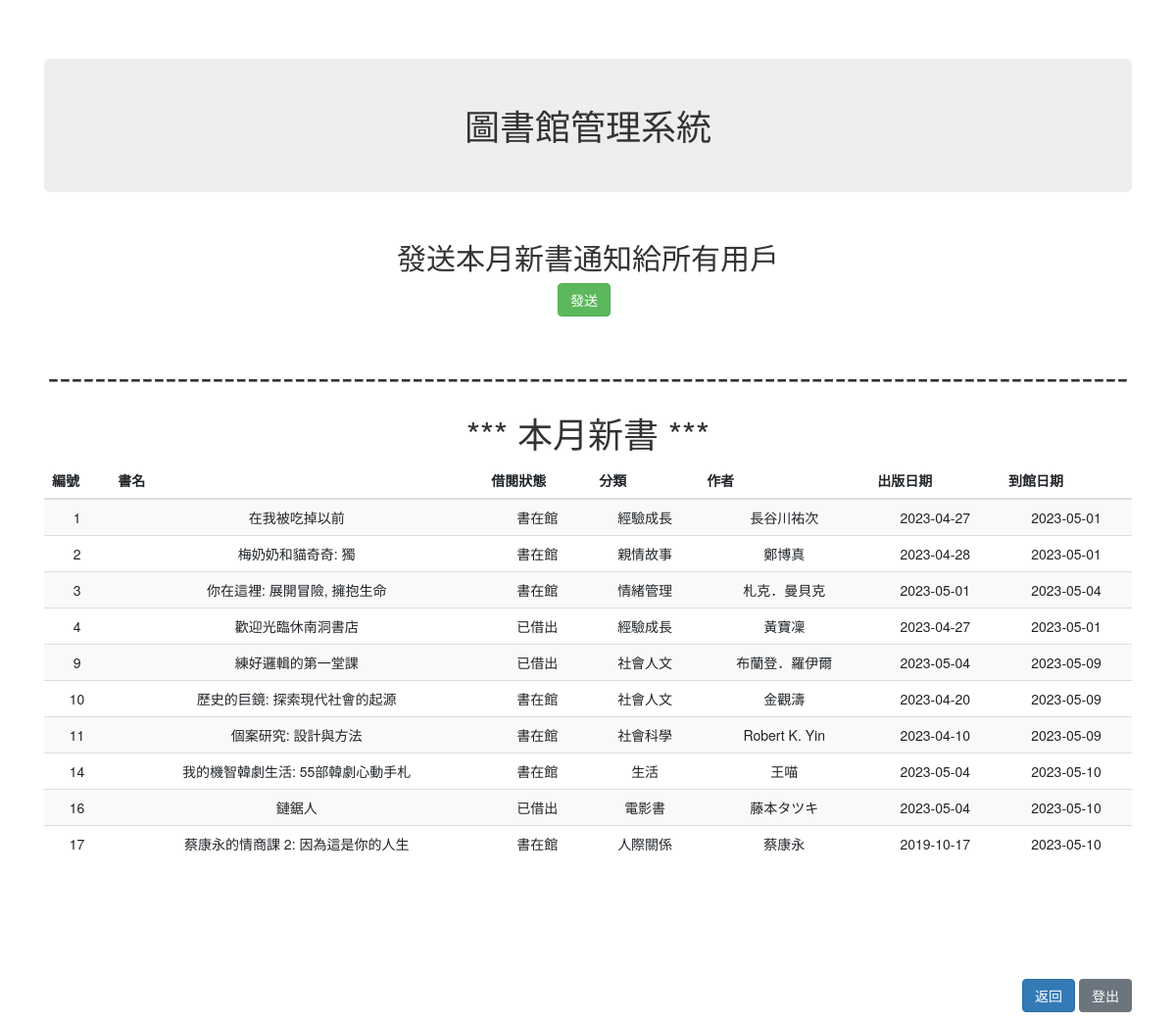
Screenshot of /new_book.php with the database file from the repository.
### tables this page shows
CREATE TABLE `book` (
  `bID` int(100) NOT NULL,
  `loan` varchar(20) NOT NULL,
  `user` varchar(20) NOT NULL,
  `name` varchar(20) NOT NULL,
  `class` varchar(10) NOT NULL,
  `author` varchar(20) NOT NULL,
  `publication_date` date NOT NULL,
  `arrival_date` date NOT NULL
);

### new_book.php (the view, shortened to what this page needs)
<!DOCTYPE html>
<html lang="en">
<head>
  <link rel="stylesheet" href="https://cdn.jsdelivr.net/npm/bootstrap@4.6.2/dist/css/bootstrap.min.css">
  <link rel="stylesheet" href="https://maxcdn.bootstrapcdn.com/bootstrap/3.4.1/css/bootstrap.min.css">
</head>
<body>
<?php include('connect.php');  ?>
<center>
    <div class="container">
        <br><br><h1 class="jumbotron text-center">圖書館管理系統</h1>
        <?php
            $new_sql = "SELECT *
                        FROM book
                        WHERE arrival_date >= DATE_FORMAT(NOW(), '%Y-%m-01')
                        AND arrival_date <= LAST_DAY(NOW());
                        ";
            $new_res = mysqli_query( $connection, $new_sql );
        ?>
    </div>
    <center><?php
        echo "<h2>發送本月新書通知給所有用戶</h2>" ;
    ?>
        <a href="new_book_mail.php" class="btn btn-success"  role="button" >發送</a>&nbsp;&nbsp;
    </center>
    <?php
        echo "<br><h1>--------------------------------------------------------------------------------------------</h1>";
        echo "<h1>*** 本月新書 ***</h1>" ;
    ?>
    <div class="container">
        <table class="table table-striped" style="text-align:center;">
            <thead style="text-align:center;">
                <tr style="text-align:center;">
                    <th>編號</th>
                    <th>書名</th>
                    <th>借閱狀態</th>
                    <th>分類</th>
                    <th>作者</th>
                    <th>出版日期</th>
                    <th>到館日期</th>
                </tr>
            </thead>
            <?php
                    if(mysqli_num_rows($new_res) > 0){
                        foreach($new_res as $row){
                ?>
                    <tr>
                        <td><?php echo $row['bID']; ?></td>
                        <td><?php echo $row['name']; ?></td>
                        <td><?php echo $row['loan']; ?></td>
                        <td><?php echo $row['class']; ?></td>
                        <td><?php echo $row['author']; ?></td>
                        <td><?php echo $row['publication_date']; ?></td>
                        <td><?php echo $row['arrival_date']; ?></td>
                    </tr>
                <?php
                        }
                    }
                ?>
        </table>
        <br><br><br><br><br><p align="right"><a href="manager.php" class="btn btn-primary"  role="button" >返回</a>&nbsp;<a href="logout.php" class="btn btn-secondary"  role="button" >登出</a></p>
    </div>
</body>
</html>

### rows the page displays
book: bID "1", name "在我被吃掉以前", loan "書在館", class "經驗成長", author "長谷川祐次", publication_date "2023-04-27", arrival_date "2023-05-01"
book: bID "2", name "梅奶奶和貓奇奇: 獨", loan "書在館", class "親情故事", author "鄭博真", publication_date "2023-04-28", arrival_date "2023-05-01"
book: bID "3", name "你在這裡: 展開冒險, 擁抱生命", loan "書在館", class "情緒管理", author "札克．曼貝克", publication_date "2023-05-01", arrival_date "2023-05-04"
book: bID "4", name "歡迎光臨休南洞書店", loan "已借出", class "經驗成長", author "黃寶凜", publication_date "2023-04-27", arrival_date "2023-05-01"
book: bID "9", name "練好邏輯的第一堂課", loan "已借出", class "社會人文", author "布蘭登．羅伊爾", publication_date "2023-05-04", arrival_date "2023-05-09"
book: bID "10", name "歷史的巨鏡: 探索現代社會的起源", loan "書在館", class "社會人文", author "金觀濤", publication_date "2023-04-20", arrival_date "2023-05-09"
book: bID "11", name "個案研究: 設計與方法", loan "書在館", class "社會科學", author "Robert K. Yin", publication_date "2023-04-10", arrival_date "2023-05-09"
book: bID "14", name "我的機智韓劇生活: 55部韓劇心動手札", loan "書在館", class "生活", author "王喵", publication_date "2023-05-04", arrival_date "2023-05-10"
book: bID "16", name "鏈鋸人", loan "已借出", class "電影書", author "藤本タツキ", publication_date "2023-05-04", arrival_date "2023-05-10"
book: bID "17", name "蔡康永的情商課 2: 因為這是你的人生", loan "書在館", class "人際關係", author "蔡康永", publication_date "2019-10-17", arrival_date "2023-05-10"
